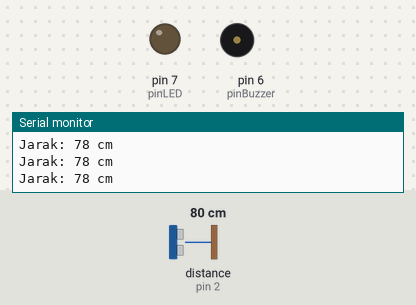
Simulated run of this sketch. Board: Arduino Uno, built with avr-gcc and run on an emulated ATmega328P. On the bench: output pins drawn as LEDs (lit = HIGH), buzzer (waves = sounding, pin HIGH), the last lines printed to the serial monitor. Wiring (inferred from the names in the program): ultrasonic range finder: trigger pin 3; echo pin 2. The test bench sets the inputs (shaded band); at power-on: distance to the obstacle (sensor on pin 2) 80 cm. The echo pulse lasts 58.3 µs per cm; pins used as bus, display or sensor lines are not drawn.

Above: at 1.2 s.
1.3 s: distance to the obstacle (sensor on pin 2) set to 8 cm
2.8 s: distance to the obstacle (sensor on pin 2) set to 5 cm
At 4.0 s:
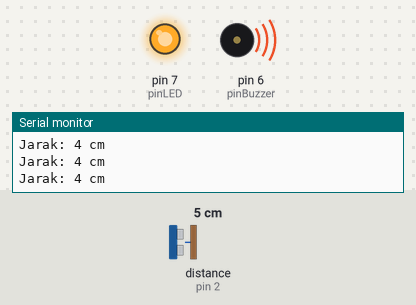
4.3 s: distance to the obstacle (sensor on pin 2) set to 9 cm
At 4.7 s:
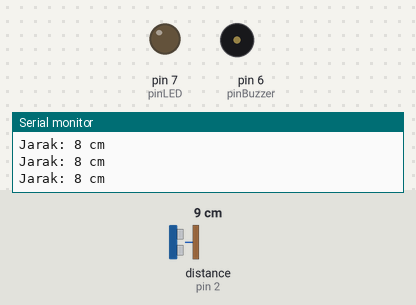
5.8 s: distance to the obstacle (sensor on pin 2) set to 2 cm
At 6.5 s:
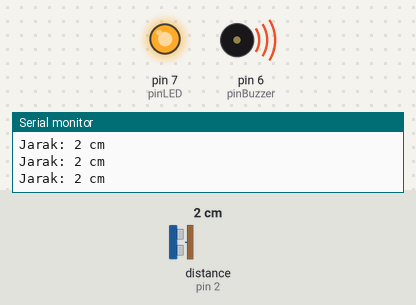
Timing chart, 0 to 8.3 s (numbered marks = the images above; inputs shaded):
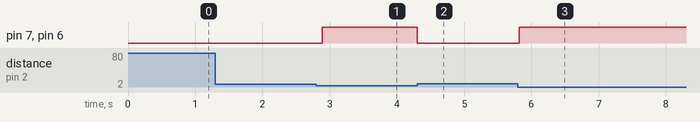

Measured:
- the behaviour switches between 7 and 6 cm on distance to the obstacle (sensor on pin 2) (found by bisection; images 0 and 1)
- after the input at 2.8 s, pin 7 (pinLED), pin 6 (pinBuzzer): LOW → HIGH after 0.09 s
- after the input at 4.3 s, pin 7 (pinLED), pin 6 (pinBuzzer): HIGH → LOW at once
- after the input at 5.8 s, pin 7 (pinLED), pin 6 (pinBuzzer): LOW → HIGH at once

The sketch:

hcsr04-led-buzzer.ino
```cpp
#define pinEcho 2
#define pinTrig 3
#define pinBuzzer 6
#define pinLED 7

long durasi;
int jarak;

void setup() {
  Serial.begin(9600);
  pinMode(pinTrig, OUTPUT);
  pinMode(pinEcho, INPUT);
  pinMode(pinBuzzer, OUTPUT);
  pinMode(pinLED, OUTPUT);
}
void loop() {
  digitalWrite(pinTrig, LOW);
  delayMicroseconds(2);
  digitalWrite(pinTrig, HIGH);
  delayMicroseconds(10);
  digitalWrite(pinTrig, LOW);
  durasi = pulseIn(pinEcho, HIGH);
  jarak = durasi * 0.034 / 2;
  Serial.print("Jarak: ");
  Serial.print(jarak);
  Serial.println(" cm");
  if(jarak <= 5){
    digitalWrite(pinLED, HIGH);
    digitalWrite(pinBuzzer, HIGH);
  }
  else{
    digitalWrite(pinLED, LOW);
    digitalWrite(pinBuzzer, LOW);
  }
  delay(100);
}
```
